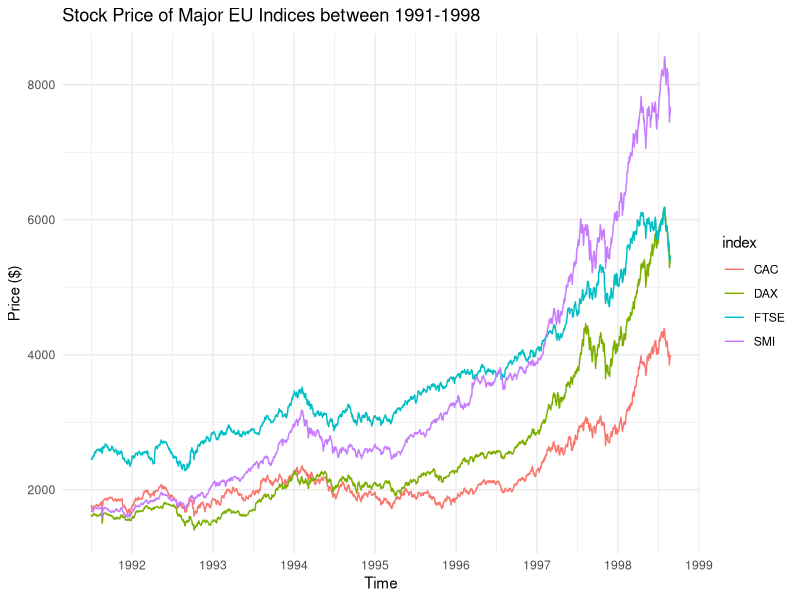
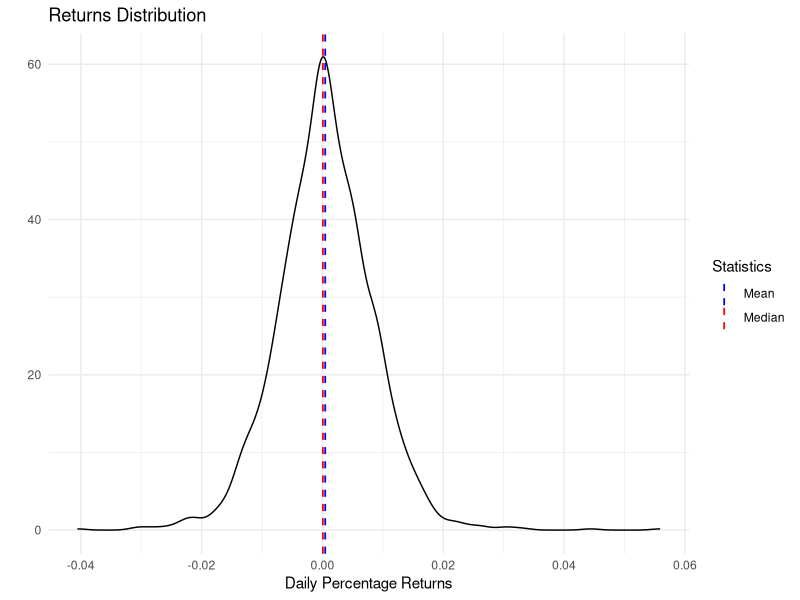

Reproduce these figures in R, in order.
## ---- chunk 1
#| echo: false
#| output: false
#| label: Library_Importing

# Import necessary libraries
library(tidyr) # For data manipulation
library(dplyr) # For data manipulation
library(knitr) # For creating nice markdown tables
library(ggplot2) # For creating nice plots
## ---- chunk 2
#| echo: false
#| label: Data_Manipulation

# Import data
data('EuStockMarkets')

# Show first few rows of data
kable(head(EuStockMarkets), caption='Daily Close Price for EU Indices')

# Add dates column to dataframe for plotting purposes
data("EuStockMarkets")
stocks = as.data.frame(EuStockMarkets) |>
  gather(index, price) |>
  mutate(time = rep(time(EuStockMarkets), 4))
## ---- chunk 3
#| fig-cap: "Stock Price of Major EU Indices between 1991-1998"
#| label: Daily_Price_Plot
#| echo: false

# Create line plot for daily price of each of the 4 indices
# Ensure each index has a different coloured line
ggplot(data=stocks, aes(x=time, y=price, colour=index)) +
  geom_line() + 
  labs(x='Time', y='Price ($)', 
       title='Stock Price of Major EU Indices between 1991-1998') +
  theme_minimal() +
  scale_x_continuous(breaks=seq(1991,1999,1),
                   labels=seq(1991,1999,1)) # Ensure axis ticks for each year
## ---- chunk 4
#| echo: false
#| label: Returns_Distribution
#| fig-cap: "Distribution of Daily Returns for FTSE as a Percentage"

# Find Daily Percentage Return
prices = as.data.frame(EuStockMarkets)$FTSE
ret = exp(diff(log(prices))) - 1

# Create density plot for daily returns
ggplot(as.data.frame(ret), aes(x=ret)) +
  geom_density() +
  geom_vline(aes(xintercept=mean(ret), color="Mean"), 
             linetype="dashed", linewidth=0.6) + # Add line at returns mean
  geom_vline(aes(xintercept=median(ret), color="Median"), 
             linetype="dashed", linewidth=0.6) + # Add line at returns median
  # Add legend for mean and median lines
  scale_color_manual(name = "Statistics", values=c(Mean="blue",Median="red")) +
  labs(x='Daily Percentage Returns', y='', title='Returns Distribution') +
  theme_minimal()

